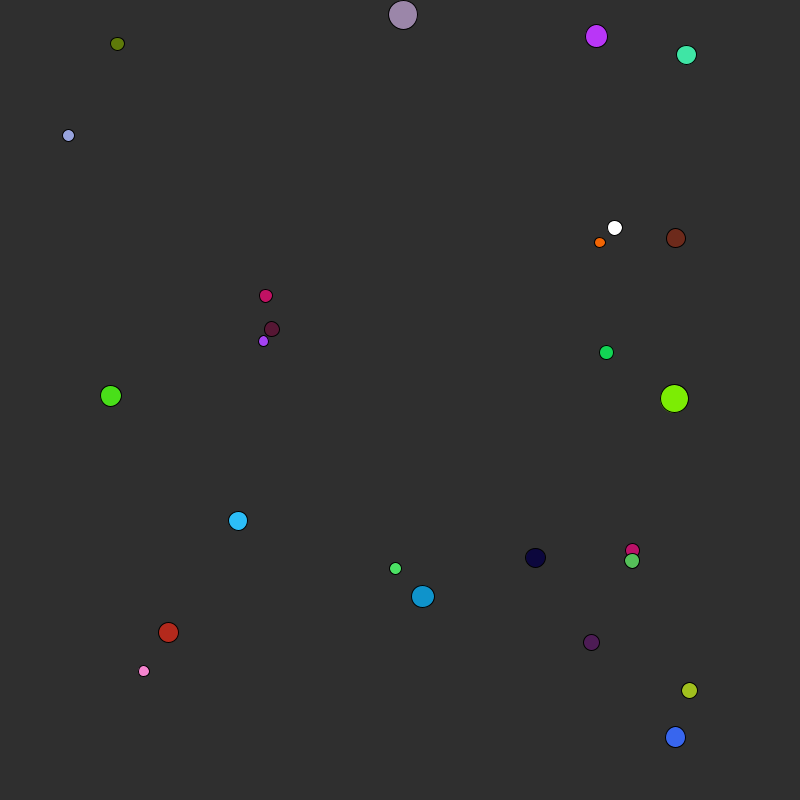
Frame 1 (no input)
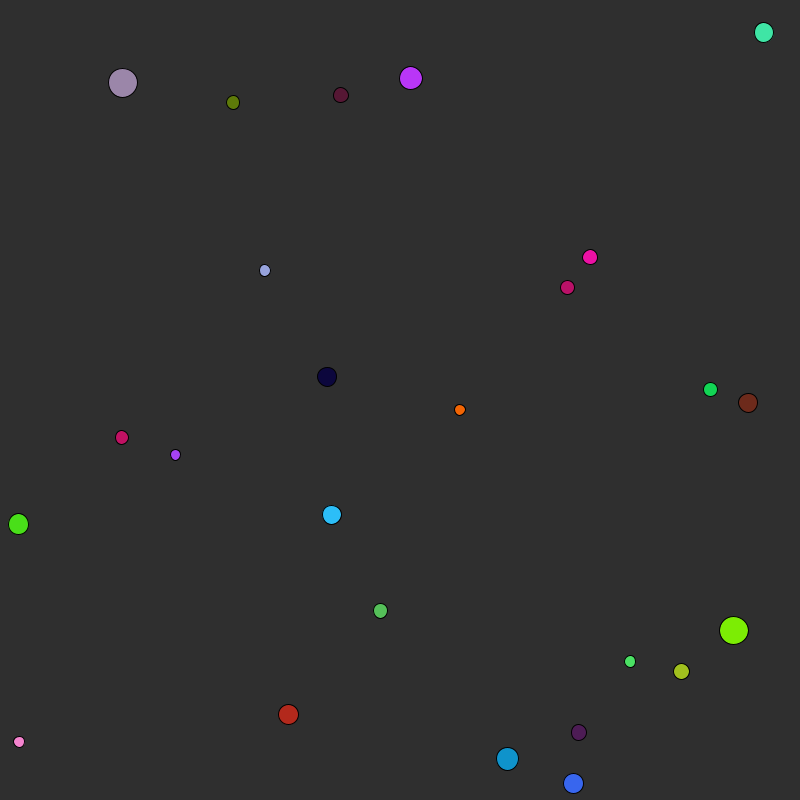
Frame 60 (the mouse pressed at the canvas centre just before this capture)
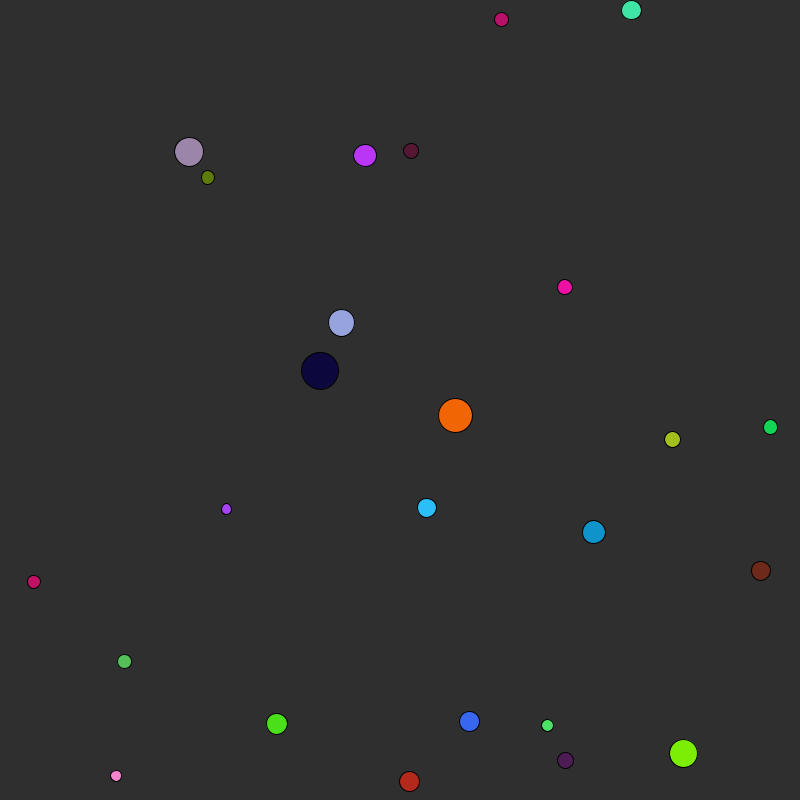
Frame 120 (the mouse held since frame 60 and released just before this capture)

The Processing sketch that drew these frames (run headless with seeded random() and noise(); from frame 60 on, the mouse is pressed at the canvas centre):

// Processing sketch: Balls
// ── Balls.pde
boolean reactionStarted;
Ball[] balls;

void setup(){
   //background(0, 0, 0);
   size(800, 800);
   reactionStarted = false;
   balls = new Ball[25];
   //the set of 25 balls
   for(int i = 0; i < 25; i++){
      balls[i] = new Ball(); 
   }
   /*for(Ball x: balls){
      fill(x.c);
      ellipse(x.x, x.y, x.rad * 2, x.rad * 2);
   }*/
  // color(100);
}

void draw(){
  //random; background updates to avoid balls leaving a trail
  background(47);
  for(Ball a: balls){
      a.move();
      for(Ball b: balls){
        //checks for a collision with all other balls
         if((a.state == 0) && a.collision(b) && b.rad > 0){
           //balls swap movement properties
            float bx = a.dx;
            float by = a.dy;
            a.dx = b.dx;
            a.dy = b.dy;
            b.dx = bx;
            b.dy = by;
         }
      }
      if(a.state > 0 && a.state <= 10){
        //10-cycle wait to get a ball out of collision range
         a.state -= 1; 
      }
      a.click();
      if(a.state == 41){
        //growing state
         a.dx = a.dy = 0;
         a.rad += 0.2;
      }
      if(a.rad > 20){
        //fully grown
         a.state = 45; //dying state
      }
      if(a.state == 45){
        //shrinking process
         if(a.rad > 0){
            a.rad -= 0.2; 
         }
      }
      if(a.rad == 0){
         a.state = 50; //dead 
      }
      
      if(a.rad > 0){
        //creates the shape; makes sure dead balls don't show up
        ellipse(a.x, a.y, a.rad * 2, a.rad * 2);
        fill(a.c);
      }
  }
}
// ── Ball.pde
class Ball{
  //x position
   float x;
   //y position
   float y;
   //radius
   float rad;
   //color
   color c;
   //speed in the x
   float dx;
   //speed in the y
   float dy;
   //state
   //0: default
   //1-10: recently hit (cannot collide until back to 0)
   //41: growing
   //45: dying
   //50: dead
   int state;
   
   Ball(){
     float r = random(256);
     float g = random(256);
     float b = random(256);
     //diagnostic
     //System.out.println("" + r + " " + g + " " + b + " " + c);
     c = color(r, g, b);
     //rad = 10;
     rad = random(10) + 5;
     x = random((width - r) + r/2);
     y = random((height-r) +r/2);
     dx = random(10)-5;
     dy = random(10)-5;
     state = 0; //regular moving state
   }
   
   void move(){
     //changing position of the ball
     x = x + dx;
     y = y + dy;
     bounce();
   }
   
   void bounce(){
     //if at the ball: will bounce
     if((x < rad) || x > (800 - rad)){
        dx *= -1; 
     }
     if((y < rad) || y > (800 - rad)){
        dy *= -1; 
     }
   }
   
   boolean collision(Ball b){
     if((dist(this.x, this.y, b.x, b.y) < (this.rad + b.rad)) && (dist(this.x, this.y, b.x, b.y) > 0) && b.rad > 0){
         state = 10; //10: recently collided; will count down
         //collision: dist must be within the sum of the radii, and 
         //not perfectly equal to avoid "self-collisions"
         if(b.state > 10 && b.rad > 0){ ///
           //causes chain reaction of growing balls
           state = 41; //growing state
         }
         return true;
     }
     else{
        return false; 
     }
   }

   
   
   void click(){
     if(mousePressed){
       //if mouse is clicked
       //if balls are within 100 pixels of the mouse, they will start growing and dying
        if(dist(x, y, pmouseX, pmouseY) < 100 && state <= 10){
          //state <10: moving, not growing or shrinking
          //circumvents the problem of balls rising from the dead
           state = 41; //growing 
        }
     }
   }
}
